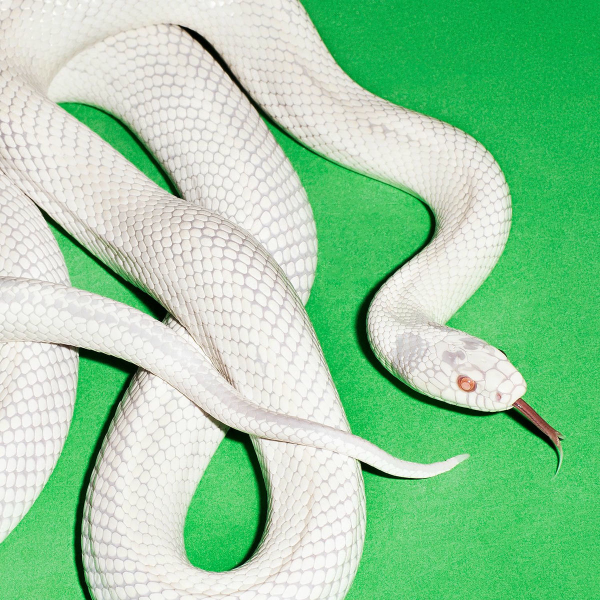
#> input picture img-original-0148/img-serpiente-0148.jpg, 1200 x 1200 px (shown at 1/2 size)
$ python codigo-va-0148.py
#> lines starting #> are read from the running program, lines starting #| are printed output that depends on the picture; after the words box and inside, x2 and y2 are one past the last pixel; in counts of white or black regions, pixels touching at a corner belong together
## Arath Valenzuela
# NC:0148

import cv2
from pathlib import Path

# 1. Definir las rutas de trabajo
carpeta_proyecto = Path(__file__).resolve().parent.parent

ruta_original = (
    carpeta_proyecto
    / "img-original-0148"
    / "img-serpiente-0148.jpg"
)

carpeta_resultados = (
    carpeta_proyecto / "resultados-img-0148"
)

# Crear la carpeta de resultados si no existe
carpeta_resultados.mkdir(parents=True, exist_ok=True)

# 2. Leer la imagen original con imread
img0148 = cv2.imread(str(ruta_original))
#> img0148 is the input picture: shape (1200, 1200, 3); mean B, G, R 161.2, 206.2, 150.9

# Comprobar que la imagen se haya leído correctamente
if img0148 is None:
    raise FileNotFoundError(
        f"No se pudo leer la imagen: {ruta_original}"
    )

# 3. Rotar la imagen 90 grados en sentido horario
img90_0148 = cv2.rotate(
    img0148, cv2.ROTATE_90_CLOCKWISE
)
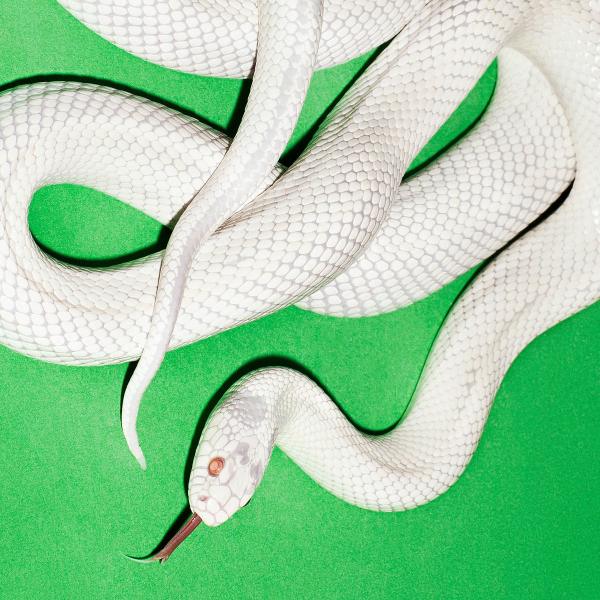
#> img90_0148: shape (1200, 1200, 3) (shown at 1/2 size); mean B, G, R 161.2, 206.2, 150.9

# 4. Rotar la imagen 45 grados
alto, ancho = img0148.shape[:2]
#> alto = 1200; ancho = 1200

centro = (ancho // 2, alto // 2)
#> centro = (600, 600)

matriz_rotacion = cv2.getRotationMatrix2D(
    centro, 45, 1.0
)

img45_0148 = cv2.warpAffine(
    img0148,
    matriz_rotacion,
    (ancho, alto)
)
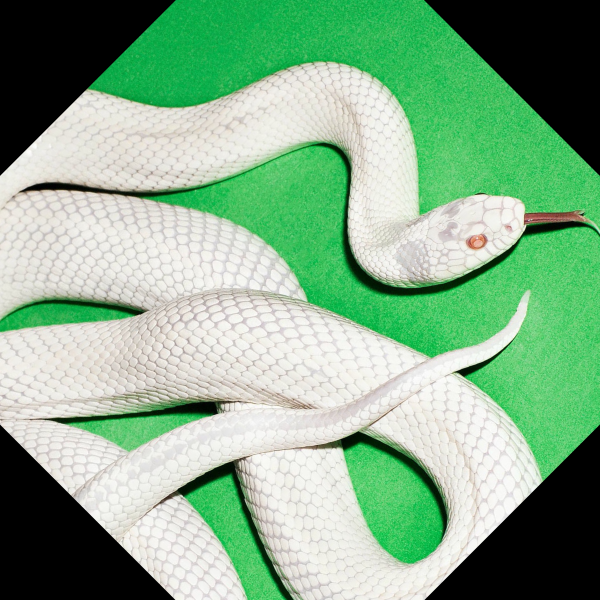
#> img45_0148: shape (1200, 1200, 3) (shown at 1/2 size); mean B, G, R 137.5, 171.6, 131

# 5. Redimensionar a 600 píxeles de ancho
# y 500 píxeles de alto
img600x500_0148 = cv2.resize(
    img0148, (600, 500)
)
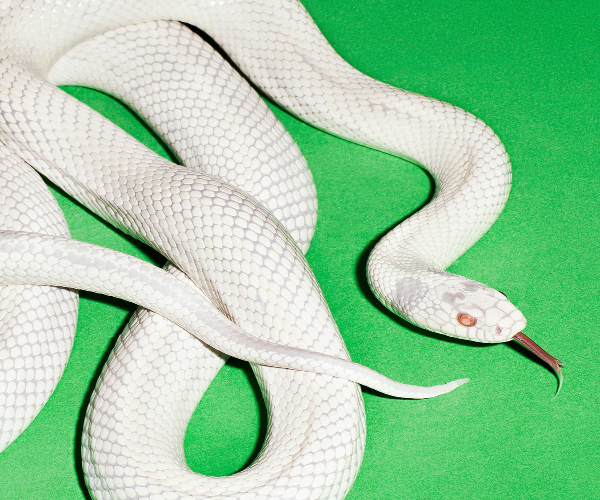
#> img600x500_0148: shape (500, 600, 3); mean B, G, R 161.1, 206.1, 150.9

# 6. Dibujar un rectángulo rojo de 100 x 200
# píxeles sobre una copia de la imagen original
img_rojo_0148 = img0148.copy()

x1, y1 = 50, 50
x2, y2 = x1 + 100, y1 + 200

cv2.rectangle(
    img_rojo_0148,
    (x1, y1),
    (x2, y2),
    (0, 0, 255),
    3
)
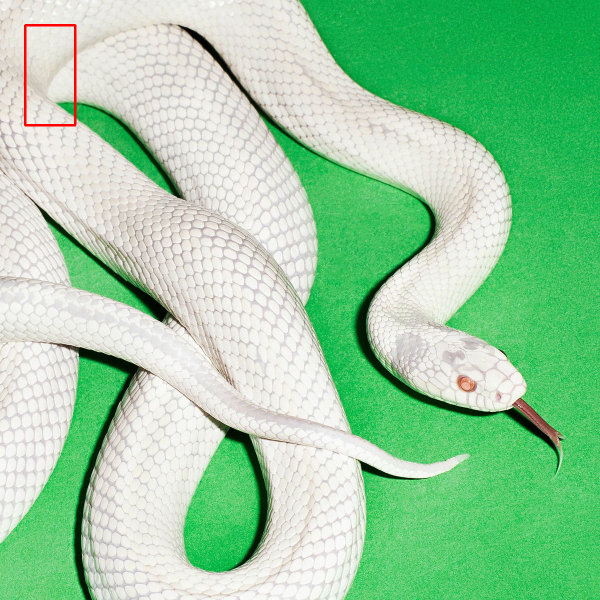
#> img_rojo_0148: shape (1200, 1200, 3) (shown at 1/2 size); 0.21% of pixels changed, all inside (x1, y1, x2, y2) = (48, 48, 153, 253)

# 7. Mostrar las cinco imágenes con sus títulos
cv2.imshow("serpiente original 0148", img0148)

cv2.imshow("serpiente 90 0148", img90_0148)

cv2.imshow("serpiente 45 0148", img45_0148)

cv2.imshow(
    "serpiente 600x500 0148",
    img600x500_0148
)

cv2.imshow("serpiente rojo 0148", img_rojo_0148)

# 8. Guardar las cuatro imágenes procesadas
cv2.imwrite(
    str(carpeta_resultados / "img-serpiente1-0148.jpg"),
    img90_0148
)

cv2.imwrite(
    str(carpeta_resultados / "img-serpiente2-0148.jpg"),
    img45_0148
)

cv2.imwrite(
    str(carpeta_resultados / "img-serpiente3-0148.jpg"),
    img600x500_0148
)

cv2.imwrite(
    str(carpeta_resultados / "img-serpiente4-0148.jpg"),
    img_rojo_0148
)

# 9. Esperar una tecla y cerrar las ventanas
print("Imágenes procesadas y guardadas.")
print("Presiona una tecla en las ventanas para finalizar.")

cv2.waitKey(0)
cv2.destroyAllWindows()

print("Arath Valenzuela")
print("NC:0148")
